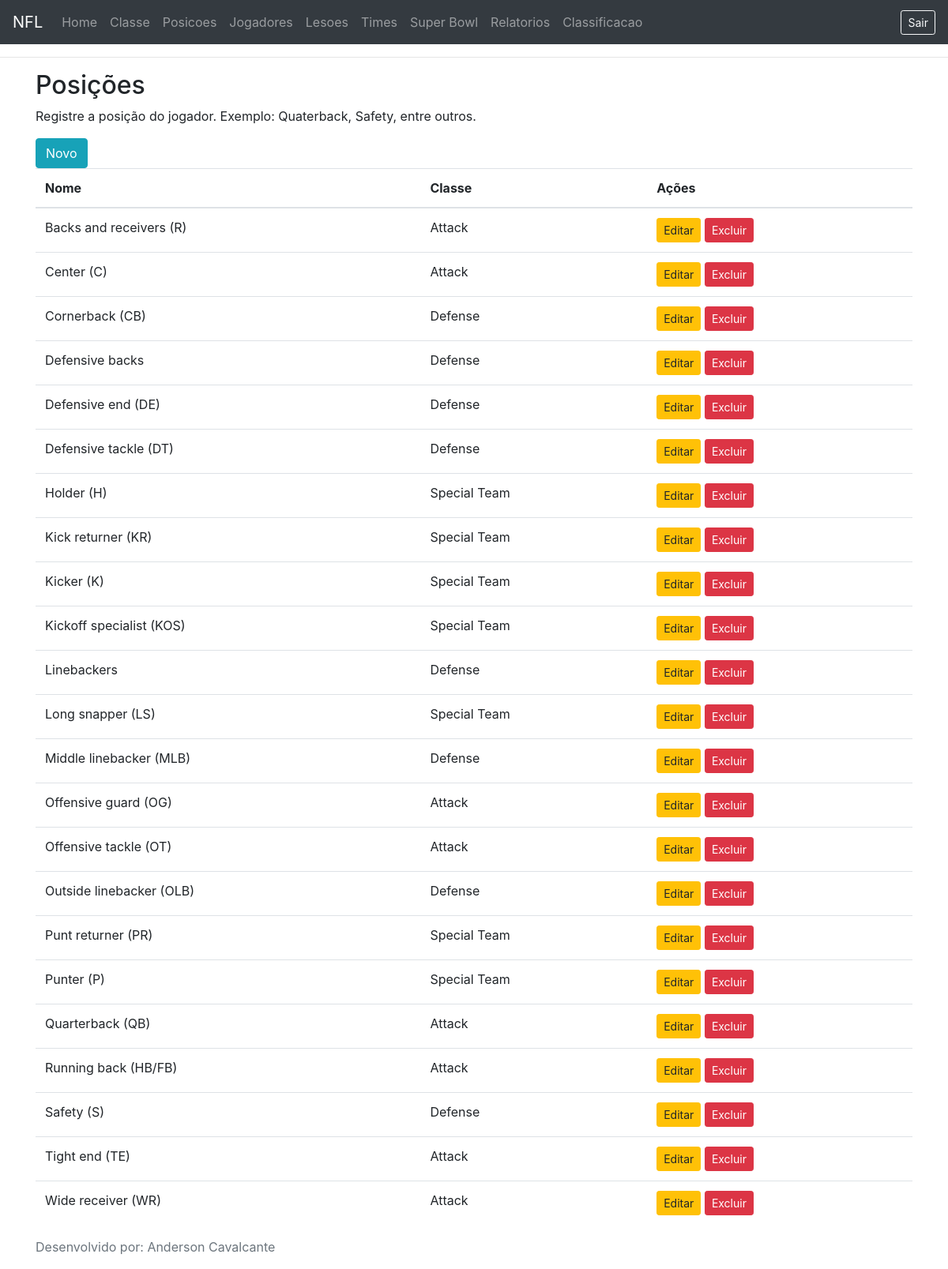
The app's page /posicao/posicao.php (signed in) with its own data.
### tables this page shows
CREATE TABLE `posicao` (
  `id` int(11) NOT NULL,
  `nome` varchar(50) NOT NULL,
  `id_classe` int(11) NOT NULL
);

CREATE TABLE `classe` (
  `id` int(11) NOT NULL,
  `nome` varchar(30) NOT NULL
);

### config/bootstrap.php (called while the page is built, shortened)
<?php
function get_action(array $allowedActions, string $default = 'listar'): string
{
    $acao = $_GET['acao'] ?? $default;
    return in_array($acao, $allowedActions, true) ? $acao : $default;
}
function h(string $value): string
{
    return htmlspecialchars($value, ENT_QUOTES, 'UTF-8');
}

### posicao/lista_posicao.php (the view)
<div class="container print">
    <h2>Posições</h2>
    <p>Registre a posição do jogador. Exemplo: Quaterback, Safety, entre outros.</p>
    <a class="btn btn-info" href="posicao.php?acao=novo">Novo</a>
    <?php if (count($registros)==0): ?>
    <p>Sem registros encontrados.</p>
    <?php else: ?>
    <table class="table table-hover table-stripped">
        <thead>
            <th>Nome</th>
            <th>Classe</th>
            <th>Ações</th>
        </thead>
        <tbody>
            <?php foreach ($registros as $linha): ?>
            <tr>
                <td><?= h((string) $linha['nome']); ?></td>
                <td><?= h((string) $linha['classe']); ?></td>
                <td>
                    <a class="btn btn-warning btn-sm" href="posicao.php?acao=buscar&id=<?= (int) $linha['id']; ?>">Editar</a>
                    <a class="btn btn-danger btn-sm" href="posicao.php?acao=excluir&id=<?= (int) $linha['id']; ?>">Excluir</a>
                </td>
            </tr>
            <?php endforeach; ?>
        </tbody>
    </table>
    <?php endif; ?>
</div>

### records on screen
posicao: nome "Backs and receivers (R)", id_classe.nome "Attack"
posicao: nome "Center (C)", id_classe.nome "Attack"
posicao: nome "Cornerback (CB)", id_classe.nome "Defense"
posicao: nome "Defensive backs", id_classe.nome "Defense"
posicao: nome "Defensive end (DE)", id_classe.nome "Defense"
posicao: nome "Defensive tackle (DT)", id_classe.nome "Defense"
posicao: nome "Holder (H)", id_classe.nome "Special Team"
posicao: nome "Kick returner (KR)", id_classe.nome "Special Team"
posicao: nome "Kicker (K)", id_classe.nome "Special Team"
posicao: nome "Kickoff specialist (KOS)", id_classe.nome "Special Team"
posicao: nome "Linebackers", id_classe.nome "Defense"
posicao: nome "Long snapper (LS)", id_classe.nome "Special Team"
posicao: nome "Middle linebacker (MLB)", id_classe.nome "Defense"
posicao: nome "Offensive guard (OG)", id_classe.nome "Attack"
posicao: nome "Offensive tackle (OT)", id_classe.nome "Attack"
posicao: nome "Outside linebacker (OLB)", id_classe.nome "Defense"
posicao: nome "Punt returner (PR)", id_classe.nome "Special Team"
posicao: nome "Punter (P)", id_classe.nome "Special Team"
posicao: nome "Quarterback (QB)", id_classe.nome "Attack"
posicao: nome "Running back (HB/FB)", id_classe.nome "Attack"
posicao: nome "Safety (S)", id_classe.nome "Defense"
posicao: nome "Tight end (TE)", id_classe.nome "Attack"
posicao: nome "Wide receiver (WR)", id_classe.nome "Attack"
